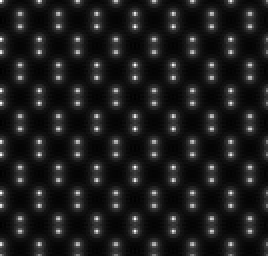
#> input picture Si110_7x5_128.tif, 134 x 128 px, found by its file name (shown 2 times larger)
$ jupyter execute --allow-errors 'Ptychography reconstruction by WDD method and aberration measurement_user guide..ipynb'   (shell and % lines are left out)   (older library calls are emulated)
#> lines starting #> are read from the running program, lines starting #| are printed output that depends on the picture; long printed decimals are rounded
### Ptychography.py
'''
*********************************************************************
Ptychography code for WDD reconstruction and aberration measurement.
*********************************************************************
The codes were originally developed by
Katsuaki Nakazawa(ICYS fellow at NIMS, Japan)
e-mail:NAKAZAWA.Katsuaki@nims.go.jp
and debugged and modified by
Kazutaka Mitsuishi (NIMS, Japan)
e-mail:MITSUISHI.Kazutaka@nims.go.jp
based on the following papers and books:

Pennycook, T. J. et al. Efficient phase contrast imaging in STEM using a pixelated detector.
Part 1: experimental demonstration at atomic resolution. Ultramicroscopy 151, 160-167,
doi:10.1016/j.ultramic.2014.09.013 (2015).
Yang, H. et al. Simultaneous atomic-resolution electron ptychography and Z-contrast imaging of
light and heavy elements in complex nanostructures. Nat Commun 7, 12532,
doi:10.1038/ncomms12532 (2016).
Rodenburg, J. & Maiden, A. in Springer handbook of microscopy
(eds P. W. Hawkes & John C. H. Spence) Ch. 17, (Springer Nature, 2019).
Rodenburg, J. M. Advances in Imaging and Electron Physics 87-184 (2008).

*********************************************************************
*Disclaimer*
THE SOFTWARE IS PROVIDED "AS IS", WITHOUT WARRANTY OF ANY KIND, EXPRESS OR IMPLIED, INCLUDING
BUT NOT LIMITED TO THE WARRANTIES OF MERCHANTABILITY, FITNESS FOR A PARTICULAR PURPOSE AND
NONINFRINGEMENT. IN NO EVENT SHALL THE AUTHORS OR COPYRIGHT HOLDERS BE LIABLE FOR ANY CLAIM,
DAMAGES OR OTHER LIABILITY, WHETHER IN AN ACTION OF CONTRACT, TORT OR OTHERWISE, ARISING FROM,
OUT OF OR IN CONNECTION WITH THE SOFTWARE OR THE USE OR OTHER DEALINGS IN THE SOFTWARE.
*********************************************************************
'''


from multiprocessing import Pool
from multiprocessing import Process

import os
import glob
import math
import stem4d as stem4d
import cv2
import numpy as np
import hyperspy.api as hs
from PIL import Image
from scipy import ndimage
from skimage.restoration import unwrap_phase
import matplotlib.pyplot as plt
import cupy as cp
import sys
import time
from datetime import datetime
import gc
from multiprocessing import Pool
import importlib

importlib.reload(stem4d)

class Ptychograph(stem4d.Image4d):


    # [630 lines left out: functions __init__, calc_abs_phase, get_strong_g_FFT_image, get_FFT_image, FFT4D_CPU_Pool, Pool_save_fft_images_y and 18 more, not called in this run]

### stem4d.py
'''
*********************************************************************
Ptychography code for WDD reconstruction and aberration measurement.
*********************************************************************
The codes were originally developed by
Katsuaki Nakazawa(ICYS fellow at NIMS, Japan)
e-mail:NAKAZAWA.Katsuaki@nims.go.jp
and debugged and modified by
Kazutaka Mitsuishi (NIMS, Japan)
e-mail:MITSUISHI.Kazutaka@nims.go.jp
based on the following papers and books:

Pennycook, T. J. et al. Efficient phase contrast imaging in STEM using a pixelated detector.
Part 1: experimental demonstration at atomic resolution. Ultramicroscopy 151, 160-167,
doi:10.1016/j.ultramic.2014.09.013 (2015).
Yang, H. et al. Simultaneous atomic-resolution electron ptychography and Z-contrast imaging of
light and heavy elements in complex nanostructures. Nat Commun 7, 12532,
doi:10.1038/ncomms12532 (2016).
Rodenburg, J. & Maiden, A. in Springer handbook of microscopy
(eds P. W. Hawkes & John C. H. Spence) Ch. 17, (Springer Nature, 2019).
Rodenburg, J. M. Advances in Imaging and Electron Physics 87-184 (2008).

*********************************************************************
*Disclaimer*
THE SOFTWARE IS PROVIDED "AS IS", WITHOUT WARRANTY OF ANY KIND, EXPRESS OR IMPLIED, INCLUDING
BUT NOT LIMITED TO THE WARRANTIES OF MERCHANTABILITY, FITNESS FOR A PARTICULAR PURPOSE AND
NONINFRINGEMENT. IN NO EVENT SHALL THE AUTHORS OR COPYRIGHT HOLDERS BE LIABLE FOR ANY CLAIM,
DAMAGES OR OTHER LIABILITY, WHETHER IN AN ACTION OF CONTRACT, TORT OR OTHERWISE, ARISING FROM,
OUT OF OR IN CONNECTION WITH THE SOFTWARE OR THE USE OR OTHER DEALINGS IN THE SOFTWARE.
*********************************************************************
'''


import glob
import math
import os
import shutil
import numpy as np
import configparser
from PIL import Image
from multiprocessing import Pool
import time
from datetime import datetime

class Image4d:
    # [62 lines left out: functions __init__, convert_image, recompose_image, bin_lineimage, make_circularfilter, make_circularfilter_circle, not called in this run]

### Ptychography reconstruction by WDD method and aberration measurement_user guide..ipynb
## Ptychography reconstruction by WDD method and aberration measurement: user guide.

This notebook explains how to use the Wigner-distribution deconvolution (WDD) software and aberration measurement program. It was  originally developed by Katsuaki Nakazawa(ICYS fellow at NIMS, Japan) and debugged and modified by Kazutaka Mitsuishi (NIMS, Japan) based on the following papers and books:

Pennycook, T. J. et al. Efficient phase contrast imaging in STEM using a pixelated detector. Part 1: experimental demonstration at atomic resolution. Ultramicroscopy 151, 160-167, doi:10.1016/j.ultramic.2014.09.013 (2015).
Yang, H. et al. Simultaneous atomic-resolution electron ptychography and Z-contrast imaging of light and heavy elements in complex nanostructures. Nat Commun 7, 12532, doi:10.1038/ncomms12532 (2016).
Rodenburg, J. & Maiden, A. in Springer handbook of microscopy   (eds P. W. Hawkes & John C. H. Spence) Ch. 17, (Springer Nature, 2019).
Rodenburg, J. M.   Advances in Imaging and Electron Physics   87-184 (2008).

*Disclaimer*
THE SOFTWARE IS PROVIDED "AS IS", WITHOUT WARRANTY OF ANY KIND, EXPRESS OR IMPLIED, INCLUDING BUT NOT LIMITED TO THE WARRANTIES OF MERCHANTABILITY, FITNESS FOR A PARTICULAR PURPOSE AND NONINFRINGEMENT. IN NO EVENT SHALL THE AUTHORS OR COPYRIGHT HOLDERS BE LIABLE FOR ANY CLAIM, DAMAGES OR OTHER LIABILITY, WHETHER IN AN ACTION OF CONTRACT, TORT OR OTHERWISE, ARISING FROM, OUT OF OR IN CONNECTION WITH THE SOFTWARE OR THE USE OR OTHER DEALINGS IN THE SOFTWARE.

 ## Generating 4DSTEM simulation data

Since the data size can be huge, and we cannot disclose any manufacturer related information, we first create a test 4DSTEM dataset from a tif image. Assuming that the tif image is a pure phase object, we obtain diffraction pattern at each probe position by multiplying the image with the probe function and propagating it to the diffraction plane.
This code also shows how the data should be stored for processing them with the WDD reconstruction code, where in order to avoid memory issues, diffraction patterns are grouped for each scan line and saved in separate files.
Note that in a proper 4DSTEM simulation, the real-space super cell size defines the unit of reciprocal space. These parameters should be consistent with the CCD pixel size and scattering angles.

## !!! important !!!  Please make sure to install all libraries used in the code.
Please check the import section both in this notebook and in the individual python files.

The code is tested under the following environment.
python                    3.8.13
hyperspy                  1.6.5
cupy                      10.3.1
opencv                    4.5.5

*The following class can create 4DSTEM data from a tif file as a phase object.

[cell 1]
# please specfy the holder you locate the code.
%cd G:\4DCanvasData\PtychographyCode\PtychogarphyCodeForOpen

import glob
import math
import os
import shutil
import numpy as np
import configparser
from PIL import Image
import hyperspy.api as hs
import cv2
from scipy import ndimage
import matplotlib.pyplot as plt
import os

import stem4d as stem4d


fld = "G:\\4DCanvasData\\PtychographyCode"# Specify the code folder
print(fld)

class testDataMaker():
    def __init__(self, foldername):
        if foldername[-1] != '/':
            foldername += '/'
        self.foldername = foldername

    def Make_M(self,foldername):
        # # Create a probe function with the same with as the scan width, and Fourier transform it in k-space
        # Map it to the detector pixels

#> called with foldername = 'G:\\4DCanvasData\\PtychographyCode'
        print("self.x=",self.x)
        print("self.y=",self.y)
        print("self.kx=",self.kx)
        print("self.ky=",self.ky)
        print("self.wavelength",self.wavelength)
        print("self.pixelsize=",self.pixelsize)
        print("self.pixelsize_k=",self.pixelsize_k)
        print("self.pixelsize * self.x=",self.pixelsize * self.x)
        print("self.pixelsize_k* self.kx=",self.pixelsize_k * self.kx)
        print("self.visualfield",self.visualfield)
        print("self.pixelsize*self.pixelsize_k/self.wavelength=",self.pixelsize*self.pixelsize_k/self.wavelength)

        print("aberraion_array=",self.aberraion_array)

        self.radius = 20 # mrad
        print("aperture radius= ",self.radius)
        print("resolution limited by aperture=", self.wavelength * 1000 / self.radius)

        source_phase_file_name = self.foldername + "\\Si110_7x5_128.tif"
        source_phase= cv2.imread(source_phase_file_name)
#> source_phase is the input picture: shape (128, 134, 3); min 0, max 255, mean 28.4
        source_phase = cv2.resize(source_phase,(128,128))
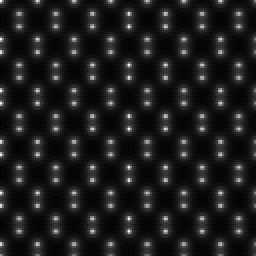
#> source_phase: shape (128, 128, 3) (shown 2 times larger); min 0, max 252, mean 28.4
        source_phase = cv2.cvtColor(source_phase, cv2.COLOR_BGR2GRAY)
#> source_phase: shape (128, 128)
        plt.imshow(source_phase)
        plt.show()

        object_function = np.zeros((self.y, self.x)).astype(np.complex)


        #accvol  (volts)
        accvol = 200000
        # wavelength  (Angstroms)
        wavelength_Angstrom  = 12.264/(math.sqrt(accvol*(1+9.7846*1e-7*accvol)))
        object_function = np.exp(1j * wavelength_Angstrom * source_phase)

        plt.imshow(np.angle(object_function))
        plt.show()
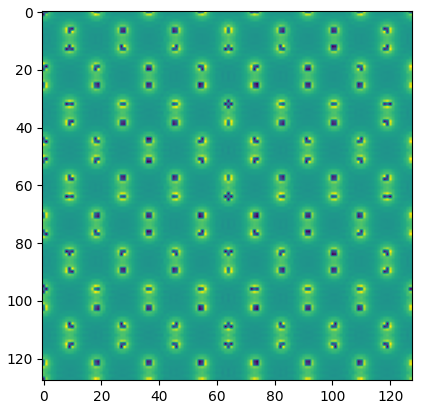
#> figure drawn by matplotlib, 1 panel

        os.makedirs(self.foldername+'Lines', exist_ok=True)
        images = np.zeros((self.ky, self.kx, self.x),dtype=np.uint16)

        probe_k = np.zeros((self.ky, self.kx)).astype(np.complex)
        phase_probe = np.zeros((self.y, self.x)).astype(np.complex)
        probe_realspace = np.zeros((self.y, self.x)).astype(np.complex)

        aperture0 = self.make_circularfilter_for_sim(self.radius) * self.make_aberraioneration_image_for_sim(self.aberraion_array)

        print("Probe at aperture plane(abs)")
        plt.imshow(np.abs(aperture0))
        plt.show()
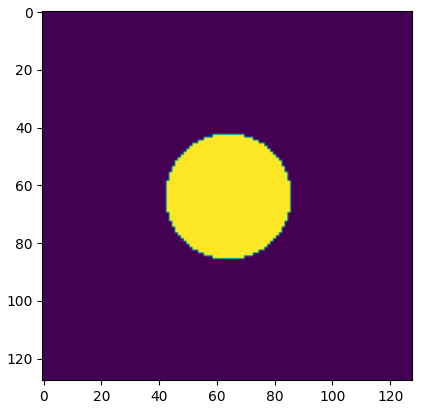
#> figure drawn by matplotlib, 1 panel
        print("Probe at aperture plane(phase)")
        plt.imshow(np.angle(aperture0))
        plt.show()
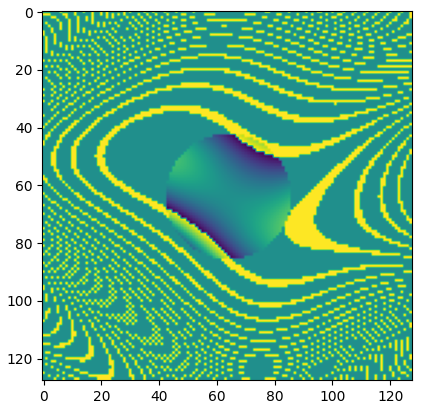
#> figure drawn by matplotlib, 1 panel

        Q_x =int( self.kx//2 * 0.001 / self.wavelength  * self.visualfield)
        Q_y =int( self.ky//2 * 0.001 / self.wavelength  * self.visualfield)

        print("Q_x=",Q_x)
        print("Q_y=",Q_y)


        for yp in range(self.y):
            for xp in range(self.x):

                for ky in range(self.y):
                    for kx in range(self.x):
                        phase_probe[ky,kx] = np.exp(-2.0 * np.pi * 1j
                                                    * ( yp/self.y  * (ky-self.y//2) + xp/self.x  * (kx-self.x//2))
                                                    )
                phase_probe *= aperture0
                probe_realspace = np.fft.ifft2(np.fft.ifftshift(phase_probe))
                probe_k = np.fft.fftshift(np.fft.fft2(probe_realspace * object_function  ))

                trimed_probe_k_r = Image.fromarray(np.real(probe_k)).crop((self.x//2-Q_x,self.y//2-Q_y,self.x//2+Q_x,self.y//2+Q_y))
                trimed_probe_k_i = Image.fromarray(np.imag(probe_k)).crop((self.x//2-Q_x,self.y//2-Q_y,self.x//2+Q_x,self.y//2+Q_y))

                probe_k_r =    np.array(trimed_probe_k_r.resize((self.ky,self.kx),Image.BILINEAR))
                probe_k_i =   np.array(trimed_probe_k_i.resize((self.ky,self.kx),Image.BILINEAR ))

                images[:,:,xp]=( probe_k_r**2 + probe_k_i**2)*256


            imagedata = hs.signals.Signal2D(images.transpose(2,0,1).astype(np.int16))
            np.save(self.foldername+'/Lines/line_'+str(yp),imagedata)

    def make_circularfilter_for_sim(self,o_angle_mrad):

        d_filter = np.zeros((self.y, self.x))
        x_array = np.arange((self.x))- self.x//2
        y_array = (self.y//2-np.arange((self.y))).reshape(-1,1)
        d_array = np.sqrt(np.square(x_array)+ np.square(y_array)) * self.wavelength /  self.visualfield # [rad]

        o_angle_pixel = o_angle_mrad * 0.001 # [rad]
        d_filter[np.where(d_array<= o_angle_pixel)] = 1
        return d_filter


    def make_aberraioneration_image_for_sim(self, aberraion_array):#
        aberraion_phase = np.zeros((self.y, self.x))
        for ky in range(self.y):
            for kx in range(self.x):
                ky_rad = (ky-self.y//2) * self.wavelength / self.visualfield
                kx_rad = (kx-self.x//2) * self.wavelength / self.visualfield

                aberraion_phase[ky, kx] = self.calc_aberraionerations(ky_rad,kx_rad).dot(aberraion_array)

        aberraion = np.exp(1j * aberraion_phase)
        return aberraion

    def calc_aberraionerations(self, y, x):
        aberraioneration = np.array([(x**2 + y**2)/2,
                               (x**2 - y**2)/2,
                               x*y,
                               (x**3 - 3*x*y**2)/3,
                               (3*x**2*y - y**3)/3,
                               (x**3 + x*y**2)/3,
                               (y**3 + x**2*y)/3,
                               (x**4 + y**4 + 2*x**2*y**2)/4,
                               (x**4 + y**4 - 6*x**2*y**2)/4,
                               x**3*y - x*y**3,
                               (x**4 - y**4)/4,
                               (x**3*y + x*y**3)/2])
        aberraioneration *= 2*math.pi/(self.wavelength * 1e+9)
        return aberraioneration

* run to make 4DSTEM data (it takes long time, and the time depends on hardware))

[cell 2]
tdm=testDataMaker(fld)

tdm.x = 128 # number of real space scan points in x direction
tdm.y = 128 # number of real space scan points in y direction
tdm.kx = 64 # number of pixels of diffraction in x
tdm.ky = 64 # number of pixels of diffraction in y
tdm.wavelength =2.507884216794908e-12 # wave length
tdm.pixelsize= 2.1231731286410817e-11 # realspace pixel size
tdm.pixelsize_k= 1.0 # k-space pixel size
tdm.visualfield = 2.7176616046605845e-09 # field of view
tdm.radius=  20 # convergence semi-angel in mrad.

'''
Aberration Coefficients
aberraion_array[0]: Defocus C1 :(nm)
aberraion_array[1]:Two-fold astigmatism C12a: (nm)
aberraion_array[2]:Two-fold astigmatism C12b: (nm)
aberraion_array[3]:Three-fold astigmatism C23a: (nm)
aberraion_array[4]:Three-fold astigmatism C23b: (nm)
aberraion_array[5]:Axial coma C21a: (nm)
aberraion_array[6]:Axial coma C21b: (nm)
aberraion_array[7]:Spherical aberration C3: (μm)
aberraion_array[8]:Four-fold astigmatism C34a: (μm)
aberraion_array[9]:Four-fold astigmatism C34b: (μm)
aberraion_array[10]:Star aberration C32a: (μm)
aberraion_array[11]:Star aberration C32b: (μm)
'''
#Aberration Coefficients
tdm.aberraion_array = np.zeros((12)) # [nm]
tdm.aberraion_array[0]=-3.02 #  [nm]
tdm.aberraion_array[1]=2.3 #  [nm]
tdm.aberraion_array[2]=6.61 #  [nm]
tdm.aberraion_array[3]=-13.7 #  [nm]
tdm.aberraion_array[4]=-70.4# [nm]
tdm.aberraion_array[5]=182 #  [nm]
tdm.aberraion_array[6]=-128 #  [nm]
tdm.aberraion_array[7]=-4940 #  [nm]
tdm.aberraion_array[8]=2280 #  [nm]
tdm.aberraion_array[9]=+62.0 #  [nm]
tdm.aberraion_array[10]=2870 #  [nm]
tdm.aberraion_array[11]=-1250 #  [nm]

tdm.Make_M(fld)
#> (the call stopped at in Make_M, `imagedata = hs.signals.Signal2D(images.transpose(2,0,1).astype(np.int1..`: hyperspy is not available in this run)

## Ptychography calculation
First, perform 2D-Fourier transformation for each 2D scan pixel (4D dataset)

[cell 3]
import importlib
import Ptychography as Ptychography
importlib.reload(Ptychography)
pty = Ptychography.Ptychograph(fld)

# again, acquistion parameters are set manually...
pty.x = 128
pty.y = 128
pty.kx = 64
pty.ky = 64
pty.wavelength =2.507884216794908e-12
pty.pixelsize= 2.1231731286410817e-11
pty.pixelsize_k= 1.0
pty.visualfield = 2.7176616046605845e-09
pty.radius=  20
pty.bin = 1
pty.accvol = 200
pty.cen_ky=32
pty.cen_kx=32
pty.radius = 20
pty.cl = 168.75
pty.clap1 =100
pty.mag = 71579

#> (the rest of this cell did not finish here and is left out)

#> in FFT4D_CPU_Pool, `abs_image = np.zeros((self.y, self.x))`: abs_image: shape (128, 128) float64; every value is 0

Since the Fourier transformation of scan and detector pixels are treated the same way in ptychography, you need to specify the relation between these two pixel types. The routine below defines the distance ratio of those, and the angle relation. In a real experiment, you have to do that for each pair of magnification and camera length.

#> (a cell that did not finish here is left out)

#| rotaion[deg]= -0.9191

# Reconstruction by WDD
Because we add aberration to the probe, the obtained phase is distorted.

[cell 5]
pty.WDD_multi()
#> (the call stopped at in WDD_multi, `phi_k = cp.zeros((self.y, self.x)).astype(cp.complex)`: cupy is not available in this run)

# Aberration measurement.
You can specify the Q vector.  We use only those Qp values that have the best signal-to-noise ratio. (Yang, H. et al. Simultaneous atomic-resolution electron ptychography and Z-contrast imaging of light and heavy elements in complex nanostructures. Nat Commun 7, 12532, doi:10.1038/ncomms12532 (2016).)

#> (a cell that did not finish here is left out)

#> in measure_aberration_by_specific_Q_iterative, `aberr_mat = np.zeros((0,12))`: aberr_mat = empty array
#> in measure_aberration_by_specific_Q_iterative, `aberr_array = np.zeros((12))`: aberr_array = [0, 0, 0, 0, 0, 0, 0, 0, 0, 0, 0, 0]
#> in measure_aberration_by_specific_Q_iterative, `identity_part = np.zeros((0,num))`: identity_part = empty array
#> the loop in measure_aberration_by_specific_Q_iterative, `for i in range(num):` made 1 pass
#> after the loop in measure_aberration_by_specific_Q_iterative, `for i in range(num):`: Q_K_list = []

plot of measured aberration figure

#> (a cell that did not finish here is left out)

# Reconstruction by WDD with correction for the obtained aberration coefficients.

#> (a cell that did not finish here is left out)
